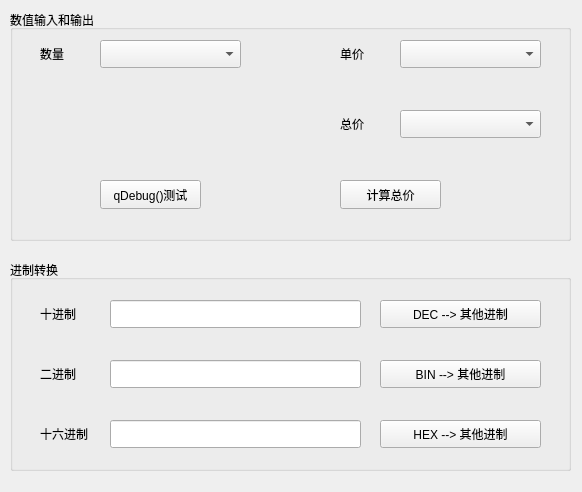
<?xml version="1.0" encoding="UTF-8"?>
<!--
  - Copyright (c) 2024. aaron.
  -
  - This program is under the GPL-3.0 license.
  - if you have not received it or the program has a bug, please let me know:
  - <communicate_aaron@outlook.com>.
  -->

<ui version="4.0">
    <class>Widget</class>
    <widget class="QWidget" name="Widget">
        <property name="geometry">
            <rect>
                <x>0</x>
                <y>0</y>
                <width>582</width>
                <height>492</height>
            </rect>
        </property>
        <property name="windowTitle">
            <string>字符串与数值之间的转换</string>
        </property>
        <widget class="QGroupBox" name="groupBox_number_input_output">
            <property name="geometry">
                <rect>
                    <x>10</x>
                    <y>10</y>
                    <width>561</width>
                    <height>231</height>
                </rect>
            </property>
            <property name="title">
                <string>数值输入和输出</string>
            </property>
            <widget class="QLabel" name="label_amount">
                <property name="geometry">
                    <rect>
                        <x>30</x>
                        <y>30</y>
                        <width>51</width>
                        <height>28</height>
                    </rect>
                </property>
                <property name="text">
                    <string>数量</string>
                </property>
            </widget>
            <widget class="QComboBox" name="comboBox_amount">
                <property name="geometry">
                    <rect>
                        <x>90</x>
                        <y>30</y>
                        <width>141</width>
                        <height>28</height>
                    </rect>
                </property>
            </widget>
            <widget class="QComboBox" name="comboBox_unit_price">
                <property name="geometry">
                    <rect>
                        <x>390</x>
                        <y>30</y>
                        <width>141</width>
                        <height>28</height>
                    </rect>
                </property>
            </widget>
            <widget class="QLabel" name="label_unit_price">
                <property name="geometry">
                    <rect>
                        <x>330</x>
                        <y>30</y>
                        <width>51</width>
                        <height>28</height>
                    </rect>
                </property>
                <property name="text">
                    <string>单价</string>
                </property>
            </widget>
            <widget class="QComboBox" name="comboBox_total_price">
                <property name="geometry">
                    <rect>
                        <x>390</x>
                        <y>100</y>
                        <width>141</width>
                        <height>28</height>
                    </rect>
                </property>
            </widget>
            <widget class="QLabel" name="label_total_price">
                <property name="geometry">
                    <rect>
                        <x>330</x>
                        <y>100</y>
                        <width>51</width>
                        <height>28</height>
                    </rect>
                </property>
                <property name="text">
                    <string>总价</string>
                </property>
            </widget>
            <widget class="QPushButton" name="pushButton_qdebug_test">
                <property name="geometry">
                    <rect>
                        <x>90</x>
                        <y>170</y>
                        <width>101</width>
                        <height>29</height>
                    </rect>
                </property>
                <property name="text">
                    <string>qDebug()测试</string>
                </property>
            </widget>
            <widget class="QPushButton" name="pushButton_calculate_total_price">
                <property name="geometry">
                    <rect>
                        <x>330</x>
                        <y>170</y>
                        <width>101</width>
                        <height>29</height>
                    </rect>
                </property>
                <property name="text">
                    <string>计算总价</string>
                </property>
            </widget>
        </widget>
        <widget class="QGroupBox" name="groupBox_badecimal_conversion">
            <property name="geometry">
                <rect>
                    <x>10</x>
                    <y>260</y>
                    <width>561</width>
                    <height>211</height>
                </rect>
            </property>
            <property name="title">
                <string>进制转换</string>
            </property>
            <widget class="QLabel" name="label_dec">
                <property name="geometry">
                    <rect>
                        <x>30</x>
                        <y>40</y>
                        <width>51</width>
                        <height>28</height>
                    </rect>
                </property>
                <property name="text">
                    <string>十进制</string>
                </property>
            </widget>
            <widget class="QLabel" name="label_bin">
                <property name="geometry">
                    <rect>
                        <x>30</x>
                        <y>100</y>
                        <width>51</width>
                        <height>28</height>
                    </rect>
                </property>
                <property name="text">
                    <string>二进制</string>
                </property>
            </widget>
            <widget class="QLabel" name="label_hex">
                <property name="geometry">
                    <rect>
                        <x>30</x>
                        <y>160</y>
                        <width>61</width>
                        <height>28</height>
                    </rect>
                </property>
                <property name="text">
                    <string>十六进制</string>
                </property>
            </widget>
            <widget class="QLineEdit" name="lineEdit_dec">
                <property name="geometry">
                    <rect>
                        <x>100</x>
                        <y>40</y>
                        <width>251</width>
                        <height>28</height>
                    </rect>
                </property>
            </widget>
            <widget class="QLineEdit" name="lineEdit_bin">
                <property name="geometry">
                    <rect>
                        <x>100</x>
                        <y>100</y>
                        <width>251</width>
                        <height>28</height>
                    </rect>
                </property>
            </widget>
            <widget class="QLineEdit" name="lineEdit_hex">
                <property name="geometry">
                    <rect>
                        <x>100</x>
                        <y>160</y>
                        <width>251</width>
                        <height>28</height>
                    </rect>
                </property>
            </widget>
            <widget class="QPushButton" name="pushButton_dec_conversion">
                <property name="geometry">
                    <rect>
                        <x>370</x>
                        <y>40</y>
                        <width>161</width>
                        <height>28</height>
                    </rect>
                </property>
                <property name="text">
                    <string>DEC --&gt; 其他进制</string>
                </property>
            </widget>
            <widget class="QPushButton" name="pushButton_bin_conversion">
                <property name="geometry">
                    <rect>
                        <x>370</x>
                        <y>100</y>
                        <width>161</width>
                        <height>28</height>
                    </rect>
                </property>
                <property name="text">
                    <string>BIN --&gt; 其他进制</string>
                </property>
            </widget>
            <widget class="QPushButton" name="pushButton_hex_conversion">
                <property name="geometry">
                    <rect>
                        <x>370</x>
                        <y>160</y>
                        <width>161</width>
                        <height>28</height>
                    </rect>
                </property>
                <property name="text">
                    <string>HEX --&gt; 其他进制</string>
                </property>
            </widget>
        </widget>
    </widget>
    <resources/>
    <connections/>
</ui>
